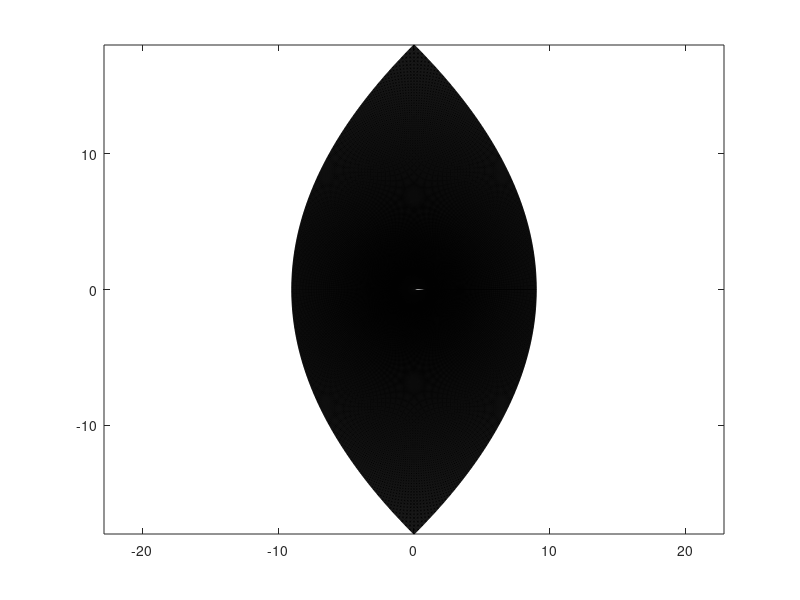

Write the MATLAB code that produced this figure.

close all;
clear all;

%
% use NACA0012 definition to construct aero upper surface
%

x = sin(linspace(0,pi/2,100)).^2;
y = 0.594689181*[0.298222773*sqrt(x) - 0.127125232*x    - 0.357907906*x.^2 ...
                                     + 0.291984971*x.^3 - 0.105174696*x.^4];
y(end)=0;

%figure
%plot(x,y,x,-y);

%
% apply complex square root transform
%

x0 = 0.0077;
z  = complex(x,y);
z  = sqrt(z-x0);
z  = [ -conj(fliplr(z)) z(2:end) ];

%figure
%plot(real(z),imag(z),'*-');

x = real(z); y = imag(z);

%
% generate grid in complex square root domain
%

%I = 20;
%J = 30;

%I = 100;
%J = 150;

I = 200;
J = 300;

%I = 1200;
%J = 1800;

xb = linspace(-3,3,3*I+1);
yb = zeros(size(xb));

yb(I+2:2*I) = spline(x,y,xb(I+2:2*I));

xg = repmat(xb',1,J+1);
for i=1:3*I+1
  yg(i,:) = linspace(yb(i),3,J+1);
end

%figure
%plot(xg,yg,'k-',xg',yg','k-'); axis equal

%
% map it back to physical domain
%

z = complex(xg,yg).^2;
x = real(z); y = imag(z);

figure
plot(x,y,'k-',x',y','k-'); axis equal

%
% construct output file
%

nnodes   = (3*I+1)*(J+1) - (I+1);  % number of unique nodes
ncells   = 3*I*J;                  % number of cells
nffnodes = 3*I + 2*J;              % number of far-field nodes

node = zeros(3*I+1,J+1);
xn   = zeros(1,nnodes);
yn   = zeros(1,nnodes);

ff_node = zeros(1,nffnodes);
nff = 0;

for j = 1:J+1
  for i = 1:3*I+1
    k = i + (j-1)*(3*I+1) - (I+1);

    if (k>0)
      node(i,j) = k;
      xn(k) = x(i,j);
      yn(k) = y(i,j);

      if (i==1 || i==3*I+1 || j==J+1)
        nff = nff+1;
        ff_node(nff) = k;
      end
    else
      node(i,j) = 2*I+1 - i;
    end

  end
end

if (nff ~= nffnodes)
  disp('wrong number of far-field nodes');
end

cell_node = zeros(4,ncells);

wid = 1;
ic  = 0;

for j2 = 1:wid:J
 for i = 1:3*I
  for j = j2:min(j2+wid-1,J)
    ic = ic+1;
    cell_node(1,ic) = node(i  ,j);
    cell_node(2,ic) = node(i+1,j);
    cell_node(3,ic) = node(i  ,j+1);
    cell_node(4,ic) = node(i+1,j+1);
  end
 end
end

%
% switch to C numbering
%

cell_node = cell_node  - 1;
ff_node   = ff_node    - 1;

%
% output to grid.dat file
%

fid = fopen('FE_grid.dat','wt');

fprintf(fid,' %d %d %d \n',nnodes, ncells, nffnodes);

for n=1:nnodes
  fprintf(fid,' %f %f \n',xn(n),yn(n));
end

for n=1:ncells
  fprintf(fid,' %d %d %d %d \n',cell_node(1,n),cell_node(2,n),...
                                cell_node(3,n),cell_node(4,n) );
end

for n=1:nffnodes
  fprintf(fid,' %d \n',ff_node(n) );
end

fclose(fid);
